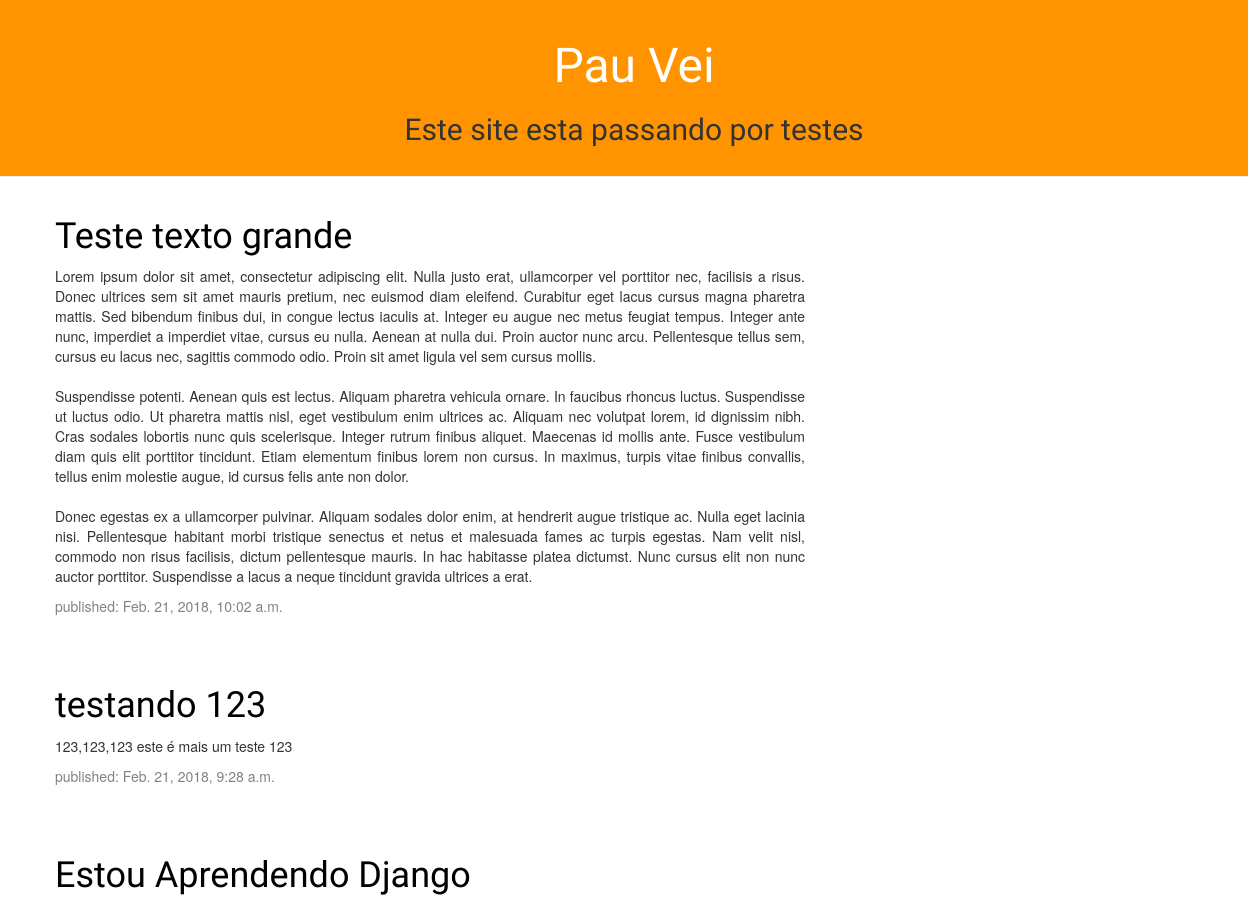
Before: / (upper part) with the older database file.
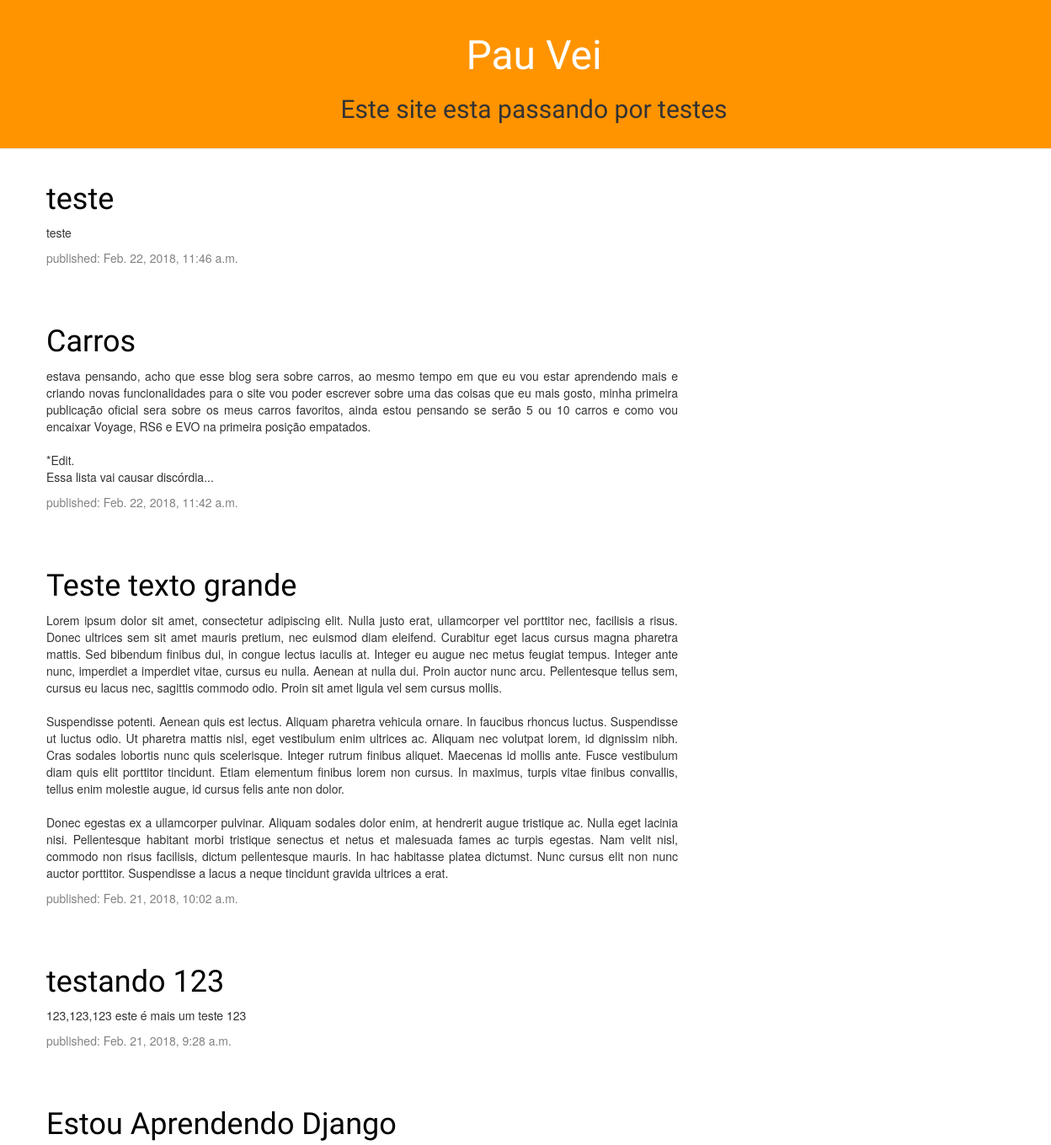
After: the same page with the newer database file.
### blog/models.py (models this page shows, shortened)
class Post(models.Model):
	author = models.ForeignKey('auth.User')
	title = models.CharField(max_length=200)
	text = models.TextField()
	created_date = models.DateTimeField(default=timezone.now)
	published_date = models.DateTimeField(blank=True, null=True)

### blog/views.py (the view)
# urls.py: url(r'^$', views.post_list, name='post_list'),
def post_list(request):
	posts = Post.objects.filter(published_date__lte=timezone.now()).order_by('-published_date')
	return render(request, 'blog/post_list.html', {'posts': posts})

### blog/templates/blog/post_list.html
{% extends 'blog/base.html' %}
{% block content %}
{% for post in posts %}
	<div class="post">
		<h1><a href="{% url 'post_detail' pk=post.pk %}">{{ post.title }}</a></h1>
		<p>{{ post.text|linebreaksbr }}</p>
		<div class="date">
			<p>published: {{ post.published_date }}</p>
		</div>
	</div>
{% endfor %}
{% endblock %}

Changed rows visible on the page:
added Post: title "teste", text "teste", published_date "Feb. 22, 2018, 11:46 a.m."
added Post: title "Carros", text "estava pensando, acho que esse blog sera sobre carros, ao mesmo tempo em que eu vou estar aprendendo mais e criando novas funcionalidades para o site vou poder escrever sobre uma das coisas que eu mais gosto, minha primeira publicação oficial sera sobre os meus carros favoritos, ainda estou pensando se serão 5 ou 10 carros e como vou encaixar Voyage, RS6 e EVO na primeira posição empatados. *Edit. Essa lista vai causar discórdia...", published_date "Feb. 22, 2018, 11:42 a.m."
